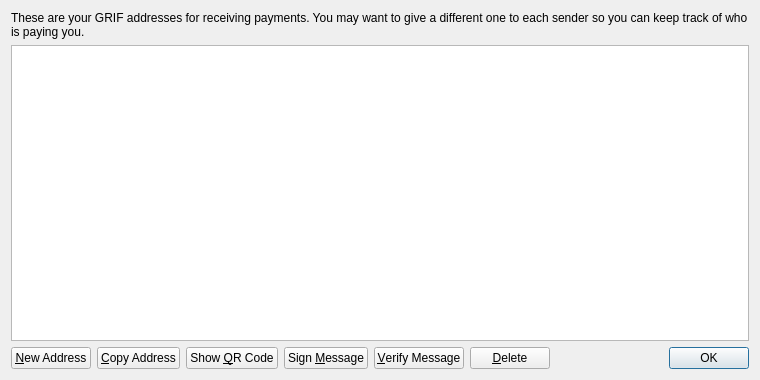
<?xml version="1.0" encoding="UTF-8"?>
<ui version="4.0">
 <class>AddressBookPage</class>
 <widget class="QWidget" name="AddressBookPage">
  <property name="geometry">
   <rect>
    <x>0</x>
    <y>0</y>
    <width>760</width>
    <height>380</height>
   </rect>
  </property>
  <property name="windowTitle">
   <string>Address Book</string>
  </property>
  <layout class="QVBoxLayout" name="verticalLayout">
   <item>
    <widget class="QLabel" name="labelExplanation">
     <property name="text">
      <string>These are your GRIF addresses for receiving payments. You may want to give a different one to each sender so you can keep track of who is paying you.</string>
     </property>
     <property name="textFormat">
      <enum>Qt::PlainText</enum>
     </property>
     <property name="wordWrap">
      <bool>true</bool>
     </property>
    </widget>
   </item>
   <item>
    <widget class="QTableView" name="tableView">
     <property name="contextMenuPolicy">
      <enum>Qt::CustomContextMenu</enum>
     </property>
     <property name="toolTip">
      <string>Double-click to edit address or label</string>
     </property>
     <property name="tabKeyNavigation">
      <bool>false</bool>
     </property>
     <property name="alternatingRowColors">
      <bool>true</bool>
     </property>
     <property name="selectionMode">
      <enum>QAbstractItemView::SingleSelection</enum>
     </property>
     <property name="selectionBehavior">
      <enum>QAbstractItemView::SelectRows</enum>
     </property>
     <property name="sortingEnabled">
      <bool>true</bool>
     </property>
     <attribute name="verticalHeaderVisible">
      <bool>false</bool>
     </attribute>
    </widget>
   </item>
   <item>
    <layout class="QHBoxLayout" name="horizontalLayout">
     <item>
      <widget class="QPushButton" name="newAddressButton">
       <property name="toolTip">
        <string>Create a new address</string>
       </property>
       <property name="text">
        <string>&amp;New Address</string>
       </property>
       <property name="icon">
        <iconset resource="../bitcoin.qrc">
         <normaloff>:/icons/add</normaloff>:/icons/add</iconset>
       </property>
      </widget>
     </item>
     <item>
      <widget class="QPushButton" name="copyToClipboard">
       <property name="toolTip">
        <string>Copy the currently selected address to the system clipboard</string>
       </property>
       <property name="text">
        <string>&amp;Copy Address</string>
       </property>
       <property name="icon">
        <iconset resource="../bitcoin.qrc">
         <normaloff>:/icons/editcopy</normaloff>:/icons/editcopy</iconset>
       </property>
      </widget>
     </item>
     <item>
      <widget class="QPushButton" name="showQRCode">
       <property name="text">
        <string>Show &amp;QR Code</string>
       </property>
       <property name="icon">
        <iconset resource="../bitcoin.qrc">
         <normaloff>:/icons/qrcode</normaloff>:/icons/qrcode</iconset>
       </property>
      </widget>
     </item>
     <item>
      <widget class="QPushButton" name="signMessage">
       <property name="toolTip">
        <string>Sign a message to prove you own a GRIF address</string>
       </property>
       <property name="text">
        <string>Sign &amp;Message</string>
       </property>
       <property name="icon">
        <iconset resource="../bitcoin.qrc">
         <normaloff>:/icons/edit</normaloff>:/icons/edit</iconset>
       </property>
      </widget>
     </item>
     <item>
      <widget class="QPushButton" name="verifyMessage">
       <property name="toolTip">
        <string>Verify a message to ensure it was signed with a specified GRIF address</string>
       </property>
       <property name="text">
        <string>&amp;Verify Message</string>
       </property>
       <property name="icon">
        <iconset resource="../bitcoin.qrc">
         <normaloff>:/icons/transaction_0</normaloff>:/icons/transaction_0</iconset>
       </property>
      </widget>
     </item>
     <item>
      <widget class="QPushButton" name="deleteButton">
       <property name="toolTip">
        <string>Delete the currently selected address from the list</string>
       </property>
       <property name="text">
        <string>&amp;Delete</string>
       </property>
       <property name="icon">
        <iconset resource="../bitcoin.qrc">
         <normaloff>:/icons/remove</normaloff>:/icons/remove</iconset>
       </property>
      </widget>
     </item>
     <item>
      <spacer name="horizontalSpacer">
       <property name="orientation">
        <enum>Qt::Horizontal</enum>
       </property>
       <property name="sizeHint" stdset="0">
        <size>
         <width>40</width>
         <height>20</height>
        </size>
       </property>
      </spacer>
     </item>
     <item>
      <widget class="QDialogButtonBox" name="buttonBox">
       <property name="sizePolicy">
        <sizepolicy hsizetype="Maximum" vsizetype="Fixed">
         <horstretch>0</horstretch>
         <verstretch>0</verstretch>
        </sizepolicy>
       </property>
       <property name="standardButtons">
        <set>QDialogButtonBox::Ok</set>
       </property>
      </widget>
     </item>
    </layout>
   </item>
  </layout>
 </widget>
 <resources>
  <include location="../bitcoin.qrc"/>
 </resources>
 <connections/>
</ui>
